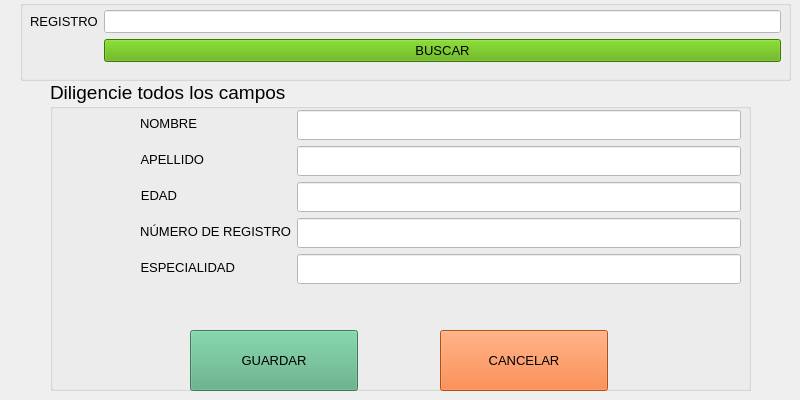
      <widget class="QWidget" name="camposedtmed">
       <widget class="QGroupBox" name="groupBox_7">
        <property name="geometry">
         <rect>
          <x>20</x>
          <y>0</y>
          <width>771</width>
          <height>81</height>
         </rect>
        </property>
        <property name="font">
         <font>
          <pointsize>14</pointsize>
         </font>
        </property>
        <property name="title">
         <string/>
        </property>
        <widget class="QWidget" name="formLayoutWidget">
         <property name="geometry">
          <rect>
           <x>10</x>
           <y>10</y>
           <width>751</width>
           <height>61</height>
          </rect>
         </property>
         <layout class="QFormLayout" name="formLayout">
          <item row="0" column="0">
           <widget class="QLabel" name="label_30">
            <property name="font">
             <font>
              <pointsize>10</pointsize>
             </font>
            </property>
            <property name="text">
             <string>REGISTRO</string>
            </property>
           </widget>
          </item>
          <item row="1" column="1">
           <widget class="QPushButton" name="buscarmed">
            <property name="font">
             <font>
              <pointsize>10</pointsize>
             </font>
            </property>
            <property name="styleSheet">
             <string notr="true">background-color: rgb(85, 170, 0);</string>
            </property>
            <property name="text">
             <string>BUSCAR</string>
            </property>
           </widget>
          </item>
          <item row="0" column="1">
           <widget class="QLineEdit" name="reg_buscar_2">
            <property name="font">
             <font>
              <pointsize>10</pointsize>
             </font>
            </property>
            <property name="styleSheet">
             <string notr="true">background-color: rgb(255, 255, 255);</string>
            </property>
            <property name="text">
             <string/>
            </property>
            <property name="alignment">
             <set>Qt::AlignCenter</set>
            </property>
           </widget>
          </item>
         </layout>
        </widget>
       </widget>
       <widget class="QGroupBox" name="groupBox_8">
        <property name="geometry">
         <rect>
          <x>50</x>
          <y>80</y>
          <width>701</width>
          <height>311</height>
         </rect>
        </property>
        <property name="font">
         <font>
          <pointsize>14</pointsize>
         </font>
        </property>
        <property name="styleSheet">
         <string notr="true"/>
        </property>
        <property name="title">
         <string>Diligencie todos los campos</string>
        </property>
        <widget class="QWidget" name="formLayoutWidget_7">
         <property name="geometry">
          <rect>
           <x>90</x>
           <y>30</y>
           <width>601</width>
           <height>229</height>
          </rect>
         </property>
         <layout class="QFormLayout" name="formLayout_7">
          <item row="0" column="0">
           <widget class="QLabel" name="label_31">
            <property name="font">
             <font>
              <pointsize>10</pointsize>
             </font>
            </property>
            <property name="text">
             <string>NOMBRE</string>
            </property>
            <property name="alignment">
             <set>Qt::AlignRight|Qt::AlignTrailing|Qt::AlignVCenter</set>
            </property>
           </widget>
          </item>
          <item row="0" column="1">
           <widget class="QLineEdit" name="nameedtmed">
            <property name="font">
             <font>
              <family>Dubai Medium</family>
              <pointsize>11</pointsize>
             </font>
            </property>
            <property name="autoFillBackground">
             <bool>false</bool>
            </property>
            <property name="styleSheet">
             <string notr="true">background-color: rgb(255, 255, 255);</string>
            </property>
           </widget>
          </item>
          <item row="1" column="0">
           <widget class="QLabel" name="label_32">
            <property name="font">
             <font>
              <pointsize>10</pointsize>
             </font>
            </property>
            <property name="text">
             <string>APELLIDO</string>
            </property>
            <property name="alignment">
             <set>Qt::AlignRight|Qt::AlignTrailing|Qt::AlignVCenter</set>
            </property>
           </widget>
          </item>
          <item row="1" column="1">
           <widget class="QLineEdit" name="lastnameedtmed">
            <property name="font">
             <font>
              <family>Dubai Medium</family>
              <pointsize>11</pointsize>
             </font>
            </property>
            <property name="styleSheet">
             <string notr="true">background-color: rgb(255, 255, 255);</string>
            </property>
           </widget>
          </item>
          <item row="2" column="0">
           <widget class="QLabel" name="label_33">
            <property name="font">
             <font>
              <pointsize>10</pointsize>
             </font>
            </property>
            <property name="text">
             <string>EDAD</string>
            </property>
            <property name="alignment">
             <set>Qt::AlignRight|Qt::AlignTrailing|Qt::AlignVCenter</set>
            </property>
           </widget>
          </item>
          <item row="2" column="1">
           <widget class="QLineEdit" name="ageedtmed">
            <property name="font">
             <font>
              <family>Dubai Medium</family>
              <pointsize>11</pointsize>
             </font>
            </property>
            <property name="styleSheet">
             <string notr="true">background-color: rgb(255, 255, 255);</string>
            </property>
           </widget>
          </item>
          <item row="3" column="0">
           <widget class="QLabel" name="label_35">
            <property name="font">
             <font>
              <pointsize>10</pointsize>
             </font>
            </property>
            <property name="text">
             <string>NÚMERO DE REGISTRO</string>
            </property>
            <property name="alignment">
             <set>Qt::AlignRight|Qt::AlignTrailing|Qt::AlignVCenter</set>
            </property>
           </widget>
          </item>
          <item row="3" column="1">
           <widget class="QLineEdit" name="regedtmed">
            <property name="font">
             <font>
              <family>Dubai Medium</family>
              <pointsize>11</pointsize>
             </font>
            </property>
            <property name="styleSheet">
             <string notr="true">background-color: rgb(255, 255, 255);</string>
            </property>
           </widget>
          </item>
          <item row="4" column="0">
           <widget class="QLabel" name="label_36">
            <property name="font">
             <font>
              <pointsize>10</pointsize>
             </font>
            </property>
            <property name="text">
             <string>ESPECIALIDAD</string>
            </property>
            <property name="alignment">
             <set>Qt::AlignRight|Qt::AlignTrailing|Qt::AlignVCenter</set>
            </property>
           </widget>
          </item>
          <item row="4" column="1">
           <widget class="QLineEdit" name="espedtmed">
            <property name="font">
             <font>
              <family>Dubai Medium</family>
              <pointsize>11</pointsize>
             </font>
            </property>
            <property name="styleSheet">
             <string notr="true">background-color: rgb(255, 255, 255);</string>
            </property>
           </widget>
          </item>
         </layout>
        </widget>
        <widget class="QPushButton" name="addedtmed">
         <property name="geometry">
          <rect>
           <x>140</x>
           <y>250</y>
           <width>168</width>
           <height>61</height>
          </rect>
         </property>
         <property name="font">
          <font>
           <pointsize>10</pointsize>
          </font>
         </property>
         <property name="styleSheet">
          <string notr="true">QPushButton {
	background-color: rgb(85, 170, 127);
}

QPushButton:hover {
    background-color: #6CA6CD; /* Color de fondo modificado al pasar el ratón */
}</string>
         </property>
         <property name="text">
          <string>GUARDAR</string>
         </property>
        </widget>
        <widget class="QPushButton" name="canceledtmed">
         <property name="geometry">
          <rect>
           <x>390</x>
           <y>250</y>
           <width>168</width>
           <height>61</height>
          </rect>
         </property>
         <property name="font">
          <font>
           <pointsize>10</pointsize>
          </font>
         </property>
         <property name="styleSheet">
          <string notr="true">QPushButton {
	background-color:  #FF6C17;
}

QPushButton:hover {
    background-color: #6CA6CD; /* Color de fondo modificado al pasar el ratón */
}</string>
         </property>
         <property name="text">
          <string>CANCELAR</string>
         </property>
        </widget>
       </widget>
      </widget>
